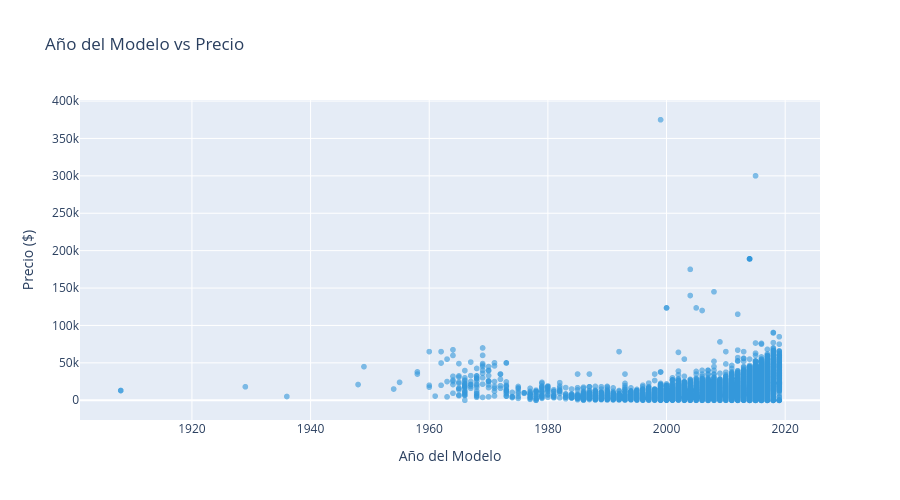
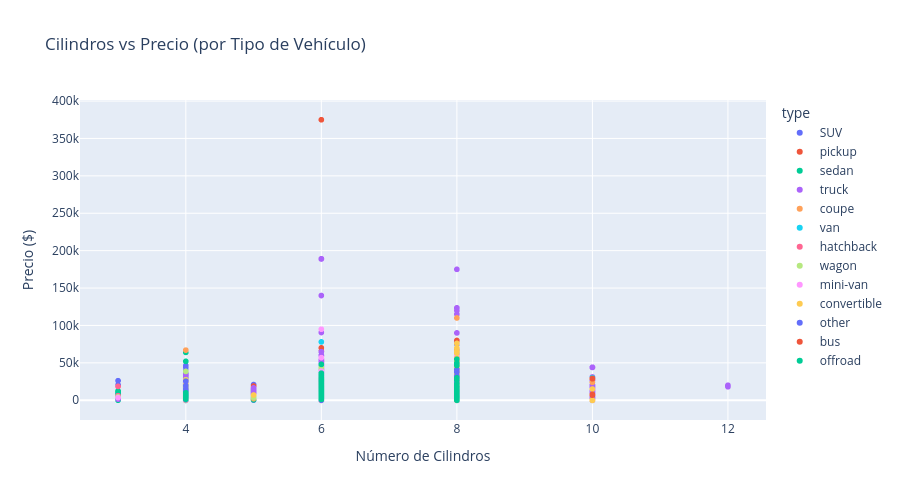

Source (notebook cell) for these figures, in order:
### Code cell
# GRÁFICO DE DISPERSIÓN CON PLOTLY-EXPRESS

# Scatter 1: Año del Modelo vs Precio
df_clean = df.dropna(subset=['model_year', 'price'])
fig = px.scatter(df_clean, x='model_year', y='price',
                 title='Año del Modelo vs Precio',
                 labels={'model_year': 'Año del Modelo', 'price': 'Precio ($)'},
                 opacity=0.6, color_discrete_sequence=['#3498db'])
fig.update_layout(height=500, hovermode='closest')
fig.show()

# Scatter 2: Cilindros vs Precio (coloreado por tipo)
df_scatter = df.dropna(subset=['cylinders', 'price', 'type'])
fig = px.scatter(df_scatter, x='cylinders', y='price', color='type',
                 title='Cilindros vs Precio (por Tipo de Vehículo)',
                 labels={'cylinders': 'Número de Cilindros', 'price': 'Precio ($)'})
fig.update_layout(height=500)
fig.show()

### Figure 1 — Plotly figure (JSON) as saved in the notebook; plotly's stock layout.template omitted (floating-point values rounded to 4 significant figures; data arrays with more than 128 entries replaced by an {"elided": "..."} marker saying what was removed)
{"data": [{"hovertemplate": "Año del Modelo=%{x}<br>Precio ($)=%{y}<extra></extra>", "legendgroup": "", "marker": {"color": "#3498db", "opacity": 0.6, "symbol": "circle"}, "mode": "markers", "name": "", "showlegend": false, "type": "scattergl", "x": {"elided": "47906 float values"}, "xaxis": "x", "y": {"elided": "47906 int values"}, "yaxis": "y"}], "layout": {"height": 500, "hovermode": "closest", "legend": {"tracegroupgap": 0}, "title": {"text": "Año del Modelo vs Precio"}, "xaxis": {"anchor": "y", "domain": [0, 1], "title": {"text": "Año del Modelo"}}, "yaxis": {"anchor": "x", "domain": [0, 1], "title": {"text": "Precio ($)"}}}}

### Figure 2 — Plotly figure (JSON) as saved in the notebook; plotly's stock layout.template omitted (floating-point values rounded to 4 significant figures; data arrays with more than 128 entries replaced by an {"elided": "..."} marker saying what was removed)
{"data": [{"hovertemplate": "type=SUV<br>Número de Cilindros=%{x}<br>Precio ($)=%{y}<extra></extra>", "legendgroup": "SUV", "marker": {"color": "#636efa", "symbol": "circle"}, "mode": "markers", "name": "SUV", "showlegend": true, "type": "scattergl", "x": {"elided": "11181 float values"}, "xaxis": "x", "y": {"elided": "11181 int values"}, "yaxis": "y"}, {"hovertemplate": "type=pickup<br>Número de Cilindros=%{x}<br>Precio ($)=%{y}<extra></extra>", "legendgroup": "pickup", "marker": {"color": "#EF553B", "symbol": "circle"}, "mode": "markers", "name": "pickup", "showlegend": true, "type": "scattergl", "x": {"elided": "6274 float values"}, "xaxis": "x", "y": {"elided": "6274 int values"}, "yaxis": "y"}, {"hovertemplate": "type=sedan<br>Número de Cilindros=%{x}<br>Precio ($)=%{y}<extra></extra>", "legendgroup": "sedan", "marker": {"color": "#00cc96", "symbol": "circle"}, "mode": "markers", "name": "sedan", "showlegend": true, "type": "scattergl", "x": {"elided": "10898 float values"}, "xaxis": "x", "y": {"elided": "10898 int values"}, "yaxis": "y"}, {"hovertemplate": "type=truck<br>Número de Cilindros=%{x}<br>Precio ($)=%{y}<extra></extra>", "legendgroup": "truck", "marker": {"color": "#ab63fa", "symbol": "circle"}, "mode": "markers", "name": "truck", "showlegend": true, "type": "scattergl", "x": {"elided": "11088 float values"}, "xaxis": "x", "y": {"elided": "11088 int values"}, "yaxis": "y"}, {"hovertemplate": "type=coupe<br>Número de Cilindros=%{x}<br>Precio ($)=%{y}<extra></extra>", "legendgroup": "coupe", "marker": {"color": "#FFA15A", "symbol": "circle"}, "mode": "markers", "name": "coupe", "showlegend": true, "type": "scattergl", "x": {"elided": "2081 float values"}, "xaxis": "x", "y": {"elided": "2081 int values"}, "yaxis": "y"}, {"hovertemplate": "type=van<br>Número de Cilindros=%{x}<br>Precio ($)=%{y}<extra></extra>", "legendgroup": "van", "marker": {"color": "#19d3f3", "symbol": "circle"}, "mode": "markers", "name": "van", "showlegend": true, "type": "scattergl", "x": {"elided": "568 float values"}, "xaxis": "x", "y": {"elided": "568 int values"}, "yaxis": "y"}, {"hovertemplate": "type=hatchback<br>Número de Cilindros=%{x}<br>Precio ($)=%{y}<extra></extra>", "legendgroup": "hatchback", "marker": {"color": "#FF6692", "symbol": "circle"}, "mode": "markers", "name": "hatchback", "showlegend": true, "type": "scattergl", "x": {"elided": "917 float values"}, "xaxis": "x", "y": {"elided": "917 int values"}, "yaxis": "y"}, {"hovertemplate": "type=wagon<br>Número de Cilindros=%{x}<br>Precio ($)=%{y}<extra></extra>", "legendgroup": "wagon", "marker": {"color": "#B6E880", "symbol": "circle"}, "mode": "markers", "name": "wagon", "showlegend": true, "type": "scattergl", "x": {"elided": "1377 float values"}, "xaxis": "x", "y": {"elided": "1377 int values"}, "yaxis": "y"}, {"hovertemplate": "type=mini-van<br>Número de Cilindros=%{x}<br>Precio ($)=%{y}<extra></extra>", "legendgroup": "mini-van", "marker": {"color": "#FF97FF", "symbol": "circle"}, "mode": "markers", "name": "mini-van", "showlegend": true, "type": "scattergl", "x": {"elided": "1034 float values"}, "xaxis": "x", "y": {"elided": "1034 int values"}, "yaxis": "y"}, {"hovertemplate": "type=convertible<br>Número de Cilindros=%{x}<br>Precio ($)=%{y}<extra></extra>", "legendgroup": "convertible", "marker": {"color": "#FECB52", "symbol": "circle"}, "mode": "markers", "name": "convertible", "showlegend": true, "type": "scattergl", "x": {"elided": "410 float values"}, "xaxis": "x", "y": {"elided": "410 int values"}, "yaxis": "y"}, {"hovertemplate": "type=other<br>Número de Cilindros=%{x}<br>Precio ($)=%{y}<extra></extra>", "legendgroup": "other", "marker": {"color": "#636efa", "symbol": "circle"}, "mode": "markers", "name": "other", "showlegend": true, "type": "scattergl", "x": {"elided": "225 float values"}, "xaxis": "x", "y": {"elided": "225 int values"}, "yaxis": "y"}, {"hovertemplate": "type=bus<br>Número de Cilindros=%{x}<br>Precio ($)=%{y}<extra></extra>", "legendgroup": "bus", "marker": {"color": "#EF553B", "symbol": "circle"}, "mode": "markers", "name": "bus", "showlegend": true, "type": "scattergl", "x": [8.0, 10.0, 8.0, 10.0, 10.0, 8.0, 10.0, 10.0, 10.0, 8.0, 10.0, 8.0, 10.0, 10.0, 6.0, 6.0, 10.0, 10.0, 10.0, 10.0], "xaxis": "x", "y": [10500, 28990, 4995, 28990, 28990, 4995, 28990, 28990, 28990, 4995, 28990, 4995, 6997, 7900, 7500, 4995, 6997, 6997, 28990, 28990], "yaxis": "y"}, {"hovertemplate": "type=offroad<br>Número de Cilindros=%{x}<br>Precio ($)=%{y}<extra></extra>", "legendgroup": "offroad", "marker": {"color": "#00cc96", "symbol": "circle"}, "mode": "markers", "name": "offroad", "showlegend": true, "type": "scattergl", "x": {"elided": "192 float values"}, "xaxis": "x", "y": {"elided": "192 int values"}, "yaxis": "y"}], "layout": {"height": 500, "legend": {"title": {"text": "type"}, "tracegroupgap": 0}, "title": {"text": "Cilindros vs Precio (por Tipo de Vehículo)"}, "xaxis": {"anchor": "y", "domain": [0, 1], "title": {"text": "Número de Cilindros"}}, "yaxis": {"anchor": "x", "domain": [0, 1], "title": {"text": "Precio ($)"}}}}
